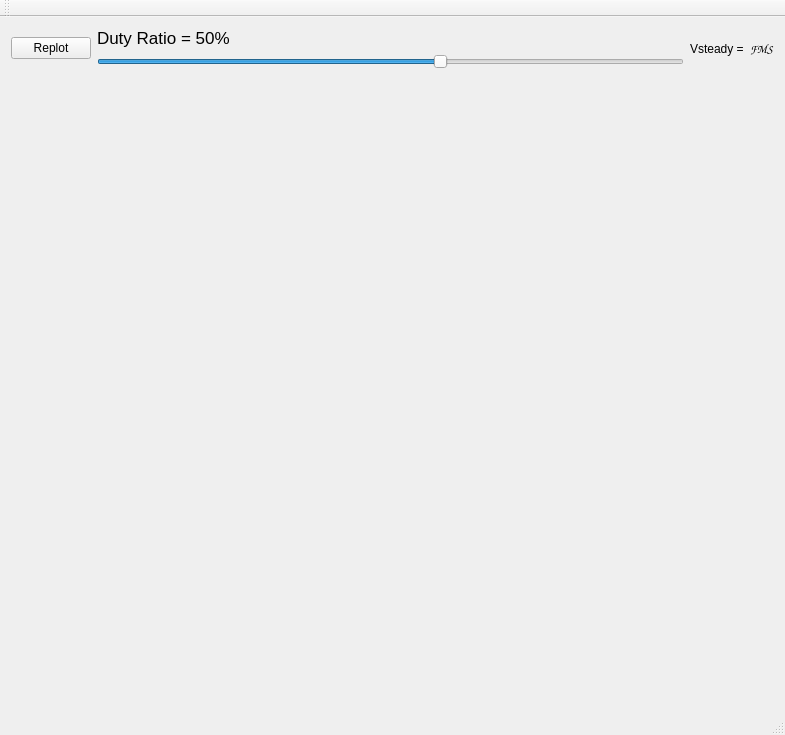
<?xml version="1.0" encoding="UTF-8"?>
<ui version="4.0">
 <class>MainWindow</class>
 <widget class="QMainWindow" name="MainWindow">
  <property name="geometry">
   <rect>
    <x>0</x>
    <y>0</y>
    <width>785</width>
    <height>735</height>
   </rect>
  </property>
  <property name="windowTitle">
   <string>MainWindow</string>
  </property>
  <widget class="QWidget" name="centralWidget">
   <layout class="QGridLayout" name="gridLayout">
    <item row="0" column="0">
     <widget class="QPushButton" name="plotButton">
      <property name="text">
       <string>Replot</string>
      </property>
     </widget>
    </item>
    <item row="0" column="1">
     <layout class="QVBoxLayout" name="verticalLayout">
      <item>
       <widget class="QLabel" name="dutyRatioLabel">
        <property name="font">
         <font>
          <pointsize>13</pointsize>
         </font>
        </property>
        <property name="text">
         <string>Duty Ratio = 50%</string>
        </property>
       </widget>
      </item>
      <item>
       <widget class="QSlider" name="dutyRatioSlider">
        <property name="maximum">
         <number>85</number>
        </property>
        <property name="value">
         <number>50</number>
        </property>
        <property name="orientation">
         <enum>Qt::Horizontal</enum>
        </property>
       </widget>
      </item>
     </layout>
    </item>
    <item row="0" column="2">
     <layout class="QHBoxLayout" name="horizontalLayout">
      <item>
       <widget class="QLabel" name="vSteadyLabel">
        <property name="text">
         <string>Vsteady =</string>
        </property>
       </widget>
      </item>
      <item>
       <widget class="QLabel" name="FMSLabel">
        <property name="font">
         <font>
          <family>Zapfino</family>
          <weight>50</weight>
          <italic>true</italic>
          <bold>false</bold>
         </font>
        </property>
        <property name="text">
         <string>FMS</string>
        </property>
       </widget>
      </item>
     </layout>
    </item>
    <item row="1" column="0" colspan="3">
     <widget class="QCustomPlot" name="customPlot" native="true"/>
    </item>
   </layout>
  </widget>
  <widget class="QMenuBar" name="menuBar">
   <property name="geometry">
    <rect>
     <x>0</x>
     <y>0</y>
     <width>785</width>
     <height>26</height>
    </rect>
   </property>
  </widget>
  <widget class="QToolBar" name="mainToolBar">
   <attribute name="toolBarArea">
    <enum>TopToolBarArea</enum>
   </attribute>
   <attribute name="toolBarBreak">
    <bool>false</bool>
   </attribute>
  </widget>
  <widget class="QStatusBar" name="statusBar"/>
 </widget>
 <layoutdefault spacing="6" margin="11"/>
 <customwidgets>
  <customwidget>
   <class>QCustomPlot</class>
   <extends>QWidget</extends>
   <header>qcustomplot.h</header>
   <container>1</container>
  </customwidget>
 </customwidgets>
 <resources/>
 <connections/>
</ui>
